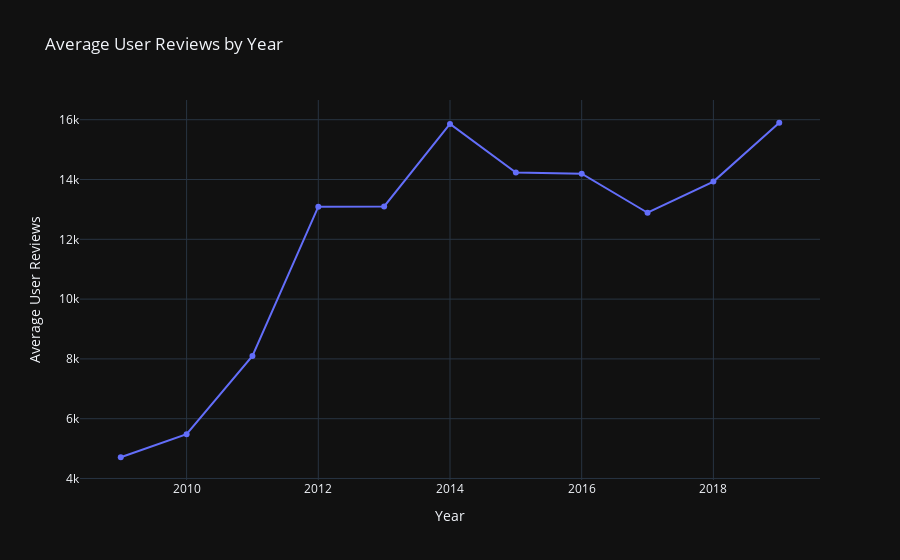

Write notebook code for a chart like this one.
### Code cell
years_df = df.groupby('Year')[['Reviews']].mean().reset_index()
years_df.columns = ['Year', 'Reviews']

fig = go.Figure()
fig.add_trace(go.Line(x=years_df['Year'], y=years_df['Reviews'], name='Average User Reviews'))
fig.update_layout(title='Average User Reviews by Year', xaxis_title='Year', yaxis_title='Average User Reviews')
fig.show()

### Figure 1 — Plotly figure (JSON) as saved in the notebook; plotly's stock layout.template omitted (floating-point values rounded to 4 significant figures)
{"data": [{"name": "Average User Reviews", "x": [2009, 2010, 2011, 2012, 2013, 2014, 2015, 2016, 2017, 2018, 2019], "y": [4710.0, 5480.0, 8101.0, 13090.0, 13100.0, 15860.0, 14230.0, 14200.0, 12890.0, 13930.0, 15900.0], "type": "scatter"}], "layout": {"title": {"text": "Average User Reviews by Year"}, "xaxis": {"title": {"text": "Year"}}, "yaxis": {"title": {"text": "Average User Reviews"}}}}
